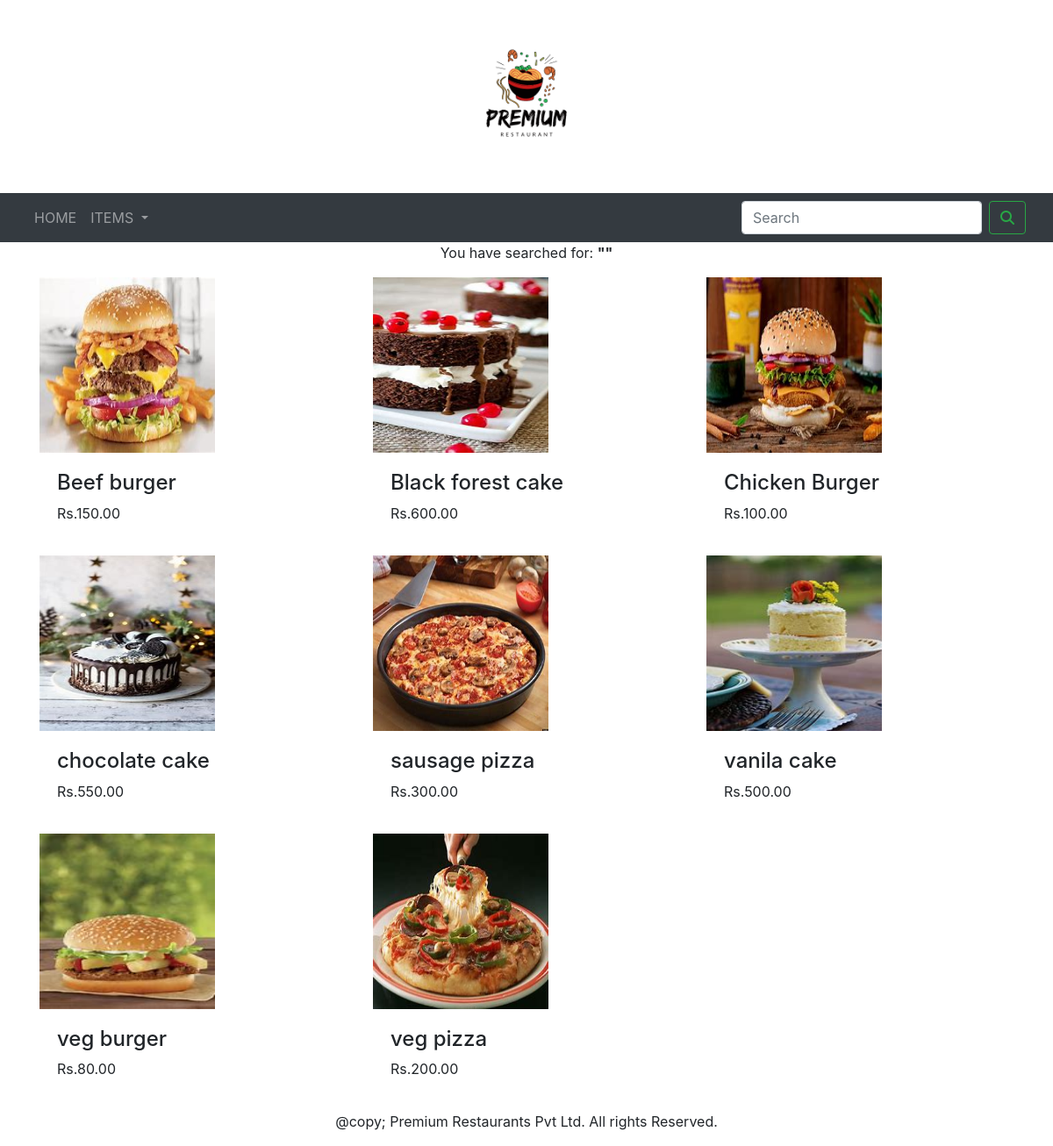
The app's page /search_app/search with its own data.
### shops/models.py (models this page shows, shortened)
class Product(models.Model):
    name = models.CharField(max_length=250, unique=True)
    slug = models.SlugField(max_length=250, unique=True)
    description = models.TextField(blank=True)
    price = models.DecimalField(max_digits=10, decimal_places=2)
    category = models.ForeignKey(Category, on_delete=models.CASCADE)
    image = models.ImageField(upload_to='product', blank=True)
    stock = models.IntegerField()
    available = models.BooleanField(default=True)
    created = models.DateTimeField(auto_now_add=True)
    class Meta:
        ordering = ('name',)
        verbose_name = 'product'
        verbose_name_plural = 'products'
    def get_url(self):
        return reverse('shops:prodCatdetail', args=[self.category.slug, self.slug])

### search_app/views.py (the view)
# urls.py: path('search', views.search, name='search'),
def search(request):
    products = Product.objects.all()
    query = request.GET.get('q', '')
    if query and 'q' != '':
        products = products.filter(Q(name__icontains=query) | Q(description__icontains=query))
    return render(request, 'Search.html', {'query': query, 'products': products})

### cart/context_processors.py (called while the page is built)
def counter(request):
    item_count = 0
    if 'admin' in request.path:
        return {}
    else:
        try:
            cart = Cart.objects.filter(cart_id=_cart_id(request))
            cart_items = CartItem.objects.all().filter(cart=cart[:1])
            for cart_item in cart_items:
                item_count += cart_item.quantity
        except Cart.DoesNotExist:
            item_count = 0
    return dict(item_count=item_count)

### cart/views.py (called while the page is built)
def _cart_id(request):
    cart = request.session.session_key
    if not cart:
        cart = request.session.create()
    return cart

### shops/context_processors.py (called while the page is built)
def menu_links(request):
    links = Category.objects.all()
    return dict(links=links)

### shops/models.py (called while the page is built)
    def get_url(self):
        return reverse('shops:products_by_category', args=[self.slug])

### templates/Search.html (shortened to what this page needs)
{% extends 'base.html' %}
{% load static %}
{% block content %}
<div>
    <p class="text-center">You have searched for: <b>"{{query}}"</b></p>
</div>
<div class="container">
    <div class="row max-auto">
    {% for product in products %}
       <div class="my_bottom_margin col-9 col-sm-12 col-md-12 col-lg-4">
          <div class="card-text-center" style="min-width: 18 rem;">
             <a href="{{product.get_url}}"><img src="{{product.image.url}}" alt="{{product.name}}" width="200" height="200"> </a>
             <div class="card-body">
                <h4> {{product.name}}</h4>
                <p>Rs.{{product.price}}</p>
             </div>
          </div>
       </div>
       {% empty %}
          <div class="row max-auto">
             <p class="text-center"><b>0 result found</b></p>
          </div>
    {% endfor %}
    </div>
</div>
{% endblock %}

### records on screen
Product: image (picture), name "Beef burger", price "150.00"
Product: image (picture), name "Black forest cake", price "600.00"
Product: image (picture), name "Chicken Burger", price "100.00"
Product: image (picture), name "chocolate cake", price "550.00"
Product: image (picture), name "sausage pizza", price "300.00"
Product: image (picture), name "vanila cake", price "500.00"
Product: image (picture), name "veg burger", price "80.00"
Product: image (picture), name "veg pizza", price "200.00"
